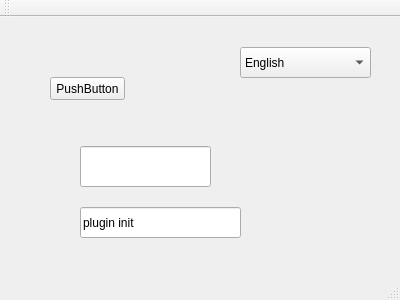
<?xml version="1.0" encoding="UTF-8"?>
<ui version="4.0">
 <class>MainWindow</class>
 <widget class="QMainWindow" name="MainWindow">
  <property name="geometry">
   <rect>
    <x>0</x>
    <y>0</y>
    <width>400</width>
    <height>300</height>
   </rect>
  </property>
  <property name="windowTitle">
   <string>MainWindow</string>
  </property>
  <widget class="QWidget" name="centralWidget">
   <widget class="QPushButton" name="pushButton">
    <property name="geometry">
     <rect>
      <x>50</x>
      <y>60</y>
      <width>75</width>
      <height>23</height>
     </rect>
    </property>
    <property name="text">
     <string>PushButton</string>
    </property>
   </widget>
   <widget class="QLineEdit" name="lineEdit">
    <property name="geometry">
     <rect>
      <x>80</x>
      <y>129</y>
      <width>131</width>
      <height>41</height>
     </rect>
    </property>
   </widget>
   <widget class="QLineEdit" name="lineEdit_2">
    <property name="geometry">
     <rect>
      <x>80</x>
      <y>190</y>
      <width>161</width>
      <height>31</height>
     </rect>
    </property>
    <property name="text">
     <string>plugin init</string>
    </property>
   </widget>
   <widget class="QComboBox" name="comboBox">
    <property name="geometry">
     <rect>
      <x>240</x>
      <y>30</y>
      <width>131</width>
      <height>31</height>
     </rect>
    </property>
    <property name="locale">
     <locale language="English" country="Finland"/>
    </property>
    <item>
     <property name="text">
      <string>English</string>
     </property>
    </item>
    <item>
     <property name="text">
      <string>Finnish</string>
     </property>
    </item>
    <item>
     <property name="text">
      <string>Swedish</string>
     </property>
    </item>
   </widget>
  </widget>
  <widget class="QMenuBar" name="menuBar">
   <property name="geometry">
    <rect>
     <x>0</x>
     <y>0</y>
     <width>400</width>
     <height>21</height>
    </rect>
   </property>
  </widget>
  <widget class="QToolBar" name="mainToolBar">
   <attribute name="toolBarArea">
    <enum>TopToolBarArea</enum>
   </attribute>
   <attribute name="toolBarBreak">
    <bool>false</bool>
   </attribute>
  </widget>
  <widget class="QStatusBar" name="statusBar"/>
 </widget>
 <layoutdefault spacing="6" margin="11"/>
 <resources/>
 <connections/>
</ui>
